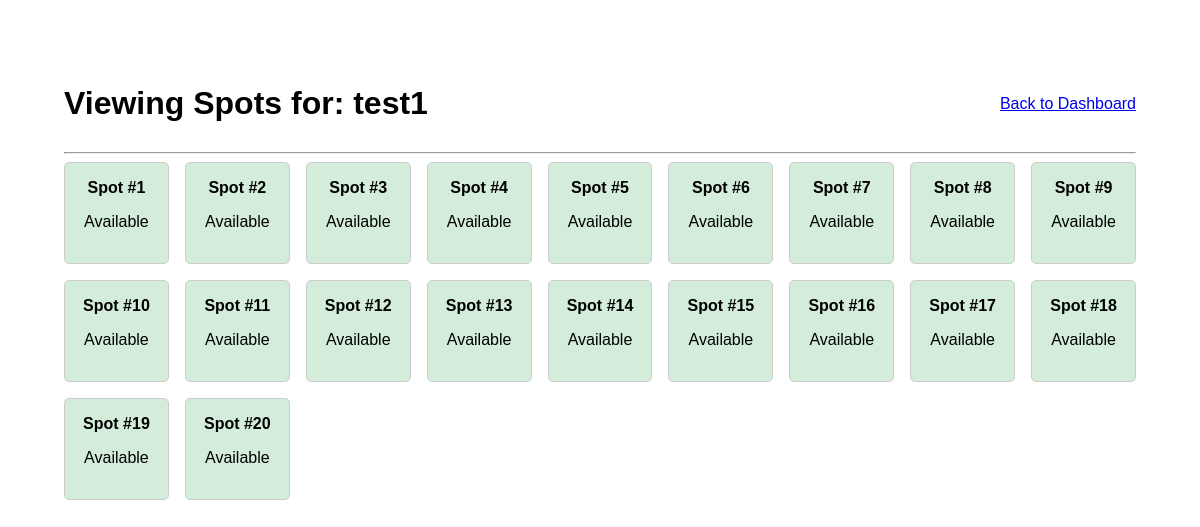
Page /admin/lot/1/spots (signed in) on the committed database.
### models/models.py (models this page shows)
class ParkingLot(db.Model):
    id = db.Column(db.Integer, primary_key=True)
    name = db.Column(db.String(100), nullable=False)
    capacity = db.Column(db.Integer, nullable=False)
    price_per_hour = db.Column(db.Float, nullable=False)
    spots = db.relationship('ParkingSpot', backref='lot', lazy=True, cascade="all, delete-orphan")

class ParkingSpot(db.Model):
    id = db.Column(db.Integer, primary_key=True)
    lot_id = db.Column(db.Integer, db.ForeignKey('parking_lot.id'), nullable=False)
    spot_number = db.Column(db.Integer, nullable=False)
    status = db.Column(db.String(20), default='Available') # Available, Occupied

### controllers/controllers.py (the view)
@app.route('/admin/lot/<int:lot_id>/spots')
@login_required
@role_required('admin')
def view_lot_spots(lot_id):
    lot = ParkingLot.query.get_or_404(lot_id)
    spots = sorted(lot.spots, key=lambda x: x.spot_number)
    return render_template('view_spots.html', lot=lot, spots=spots)

### app.py (called while the page is built)
@login_manager.user_loader
def load_user(user_id):
    return User.query.get(int(user_id))

### controllers/controllers.py (called while the page is built)
def role_required(role):
    def wrapper(fn):
        @wraps(fn)
        def decorated_view(*args, **kwargs):
            if not current_user.is_authenticated or current_user.role != role:
                flash("You do not have permission to access this page.")
                return redirect(url_for('login'))
            return fn(*args, **kwargs)
        return decorated_view
    return wrapper

### templates/view_spots.html (shortened to what this page needs)
{% extends 'base.html' %}
{% block content %}
<div style="max-width: 1200px; margin: auto; padding: 2em;">
    <div style="display: flex; justify-content: space-between; align-items: center;">
        <h1>Viewing Spots for: {{ lot.name }}</h1>
        <a href="{{ url_for('admin_dashboard') }}">Back to Dashboard</a>
    </div>
    <hr>
    <div class="spot-grid">
        {% for spot in spots %}
            <div class="spot {% if spot.status == 'Available' %}spot-available{% else %}spot-occupied{% endif %}">
                <strong>Spot #{{ spot.spot_number }}</strong>
                <p>{{ spot.status }}</p>
            </div>
        {% endfor %}
    </div>
</div>
{% endblock %}

### templates/base.html (style rules this page uses)
body { font-family: sans-serif; margin: 2em; }

### templates/view_spots.html (style rules this page uses)
.spot-grid { display: grid; grid-template-columns: repeat(auto-fill, minmax(100px, 1fr)); gap: 1em; }
.spot { border: 1px solid #ccc; padding: 1em; text-align: center; border-radius: 5px; }
.spot-available { background-color: #d4edda; }

### rows in the picture
ParkingLot: name "test1"
ParkingSpot: spot_number "1", status "Available"
ParkingSpot: spot_number "2", status "Available"
ParkingSpot: spot_number "3", status "Available"
ParkingSpot: spot_number "4", status "Available"
ParkingSpot: spot_number "5", status "Available"
ParkingSpot: spot_number "6", status "Available"
ParkingSpot: spot_number "7", status "Available"
ParkingSpot: spot_number "8", status "Available"
ParkingSpot: spot_number "9", status "Available"
ParkingSpot: spot_number "10", status "Available"
ParkingSpot: spot_number "11", status "Available"
ParkingSpot: spot_number "12", status "Available"
ParkingSpot: spot_number "13", status "Available"
ParkingSpot: spot_number "14", status "Available"
ParkingSpot: spot_number "15", status "Available"
ParkingSpot: spot_number "16", status "Available"
ParkingSpot: spot_number "17", status "Available"
ParkingSpot: spot_number "18", status "Available"
ParkingSpot: spot_number "19", status "Available"
ParkingSpot: spot_number "20", status "Available"
